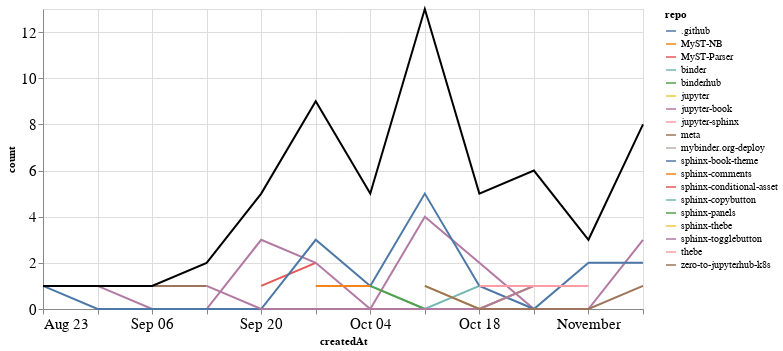

This figure's notebook cell:
### Markdown cell above
## PRs

### Code cell
prs_time = prs.groupby('repo').resample('W', on='createdAt').count()['author'].reset_index()
prs_time = prs_time.rename(columns={'author': 'count'})
prs_time_total = prs_time.groupby('createdAt').agg({"count": "sum"}).reset_index()

ch1 = alt.Chart(prs_time, width=600).mark_line().encode(
    x='createdAt',
    y='count',
    color='repo',
    tooltip="repo"
)

ch2 = alt.Chart(prs_time_total, width=600).mark_line(color="black").encode(
    x='createdAt',
    y='count',
)

ch1 + ch2

### Figure 1 — Vega-Lite specification as saved in the notebook (floating-point values rounded to 4 significant figures)
{"config": {"axisLeft": {"labelFontSize": 15}, "axisBottom": {"labelFontSize": 15}}, "layer": [{"data": {"name": "data-89dc1fb45dacf7591768d539ea96838a"}, "mark": "line", "encoding": {"color": {"type": "nominal", "field": "repo"}, "tooltip": {"type": "nominal", "field": "repo"}, "x": {"type": "temporal", "field": "createdAt"}, "y": {"type": "quantitative", "field": "count"}}, "width": 600}, {"data": {"name": "data-51c019a14f19d516aab618fbf90632ce"}, "mark": {"type": "line", "color": "black"}, "encoding": {"x": {"type": "temporal", "field": "createdAt"}, "y": {"type": "quantitative", "field": "count"}}, "width": 600}], "$schema": "https://vega.github.io/schema/vega-lite/v4.8.1.json", "datasets": {"data-89dc1fb45dacf7591768d539ea96838a": [{"repo": ".github", "createdAt": "2020-11-08T00:00:00", "count": 1}, {"repo": "MyST-NB", "createdAt": "2020-10-11T00:00:00", "count": 1}, {"repo": "MyST-Parser", "createdAt": "2020-09-20T00:00:00", "count": 1}, {"repo": "MyST-Parser", "createdAt": "2020-09-27T00:00:00", "count": 2}, {"repo": "binder", "createdAt": "2020-10-04T00:00:00", "count": 1}, {"repo": "binder", "createdAt": "2020-10-11T00:00:00", "count": 0}, {"repo": "binder", "createdAt": "2020-10-18T00:00:00", "count": 1}, {"repo": "binderhub", "createdAt": "2020-10-04T00:00:00", "count": 1}, {"repo": "jupyter", "createdAt": "2020-09-20T00:00:00", "count": 1}, {"repo": "jupyter-book", "createdAt": "2020-08-30T00:00:00", "count": 1}, {"repo": "jupyter-book", "createdAt": "2020-09-06T00:00:00", "count": 0}, {"repo": "jupyter-book", "createdAt": "2020-09-13T00:00:00", "count": 0}, {"repo": "jupyter-book", "createdAt": "2020-09-20T00:00:00", "count": 3}, {"repo": "jupyter-book", "createdAt": "2020-09-27T00:00:00", "count": 2}, {"repo": "jupyter-book", "createdAt": "2020-10-04T00:00:00", "count": 0}, {"repo": "jupyter-book", "createdAt": "2020-10-11T00:00:00", "count": 4}, {"repo": "jupyter-book", "createdAt": "2020-10-18T00:00:00", "count": 2}, {"repo": "jupyter-book", "createdAt": "2020-10-25T00:00:00", "count": 0}, {"repo": "jupyter-book", "createdAt": "2020-11-01T00:00:00", "count": 0}, {"repo": "jupyter-book", "createdAt": "2020-11-08T00:00:00", "count": 3}, {"repo": "jupyter-sphinx", "createdAt": "2020-09-27T00:00:00", "count": 1}, {"repo": "meta", "createdAt": "2020-09-06T00:00:00", "count": 1}, {"repo": "meta", "createdAt": "2020-09-13T00:00:00", "count": 1}, {"repo": "mybinder.org-deploy", "createdAt": "2020-10-11T00:00:00", "count": 1}, {"repo": "sphinx-book-theme", "createdAt": "2020-08-23T00:00:00", "count": 1}, {"repo": "sphinx-book-theme", "createdAt": "2020-08-30T00:00:00", "count": 0}, {"repo": "sphinx-book-theme", "createdAt": "2020-09-06T00:00:00", "count": 0}, {"repo": "sphinx-book-theme", "createdAt": "2020-09-13T00:00:00", "count": 0}, {"repo": "sphinx-book-theme", "createdAt": "2020-09-20T00:00:00", "count": 0}, {"repo": "sphinx-book-theme", "createdAt": "2020-09-27T00:00:00", "count": 3}, {"repo": "sphinx-book-theme", "createdAt": "2020-10-04T00:00:00", "count": 1}, {"repo": "sphinx-book-theme", "createdAt": "2020-10-11T00:00:00", "count": 5}, {"repo": "sphinx-book-theme", "createdAt": "2020-10-18T00:00:00", "count": 1}, {"repo": "sphinx-book-theme", "createdAt": "2020-10-25T00:00:00", "count": 0}, {"repo": "sphinx-book-theme", "createdAt": "2020-11-01T00:00:00", "count": 2}, {"repo": "sphinx-book-theme", "createdAt": "2020-11-08T00:00:00", "count": 2}, {"repo": "sphinx-comments", "createdAt": "2020-09-27T00:00:00", "count": 1}, {"repo": "sphinx-comments", "createdAt": "2020-10-04T00:00:00", "count": 1}, {"repo": "sphinx-conditional-asset", "createdAt": "2020-10-25T00:00:00", "count": 2}, {"repo": "sphinx-copybutton", "createdAt": "2020-11-08T00:00:00", "count": 1}, {"repo": "sphinx-panels", "createdAt": "2020-10-04T00:00:00", "count": 1}, {"repo": "sphinx-panels", "createdAt": "2020-10-11T00:00:00", "count": 0}, {"repo": "sphinx-panels", "createdAt": "2020-10-18T00:00:00", "count": 0}, {"repo": "sphinx-panels", "createdAt": "2020-10-25T00:00:00", "count": 1}, {"repo": "sphinx-thebe", "createdAt": "2020-10-11T00:00:00", "count": 1}, {"repo": "sphinx-thebe", "createdAt": "2020-10-18T00:00:00", "count": 0}, {"repo": "sphinx-thebe", "createdAt": "2020-10-25T00:00:00", "count": 1}, {"repo": "sphinx-togglebutton", "createdAt": "2020-09-13T00:00:00", "count": 1}, {"repo": "sphinx-togglebutton", "createdAt": "2020-09-20T00:00:00", "count": 0}, {"repo": "sphinx-togglebutton", "createdAt": "2020-09-27T00:00:00", "count": 0}, {"repo": "sphinx-togglebutton", "createdAt": "2020-10-04T00:00:00", "count": 0}, {"repo": "sphinx-togglebutton", "createdAt": "2020-10-11T00:00:00", "count": 0}, {"repo": "sphinx-togglebutton", "createdAt": "2020-10-18T00:00:00", "count": 0}, {"repo": "sphinx-togglebutton", "createdAt": "2020-10-25T00:00:00", "count": 1}, {"repo": "thebe", "createdAt": "2020-10-18T00:00:00", "count": 1}, {"repo": "thebe", "createdAt": "2020-10-25T00:00:00", "count": 1}, {"repo": "thebe", "createdAt": "2020-11-01T00:00:00", "count": 1}, {"repo": "zero-to-jupyterhub-k8s", "createdAt": "2020-10-11T00:00:00", "count": 1}, {"repo": "zero-to-jupyterhub-k8s", "createdAt": "2020-10-18T00:00:00", "count": 0}, {"repo": "zero-to-jupyterhub-k8s", "createdAt": "2020-10-25T00:00:00", "count": 0}, {"repo": "zero-to-jupyterhub-k8s", "createdAt": "2020-11-01T00:00:00", "count": 0}, {"repo": "zero-to-jupyterhub-k8s", "createdAt": "2020-11-08T00:00:00", "count": 1}], "data-51c019a14f19d516aab618fbf90632ce": [{"createdAt": "2020-08-23T00:00:00", "count": 1}, {"createdAt": "2020-08-30T00:00:00", "count": 1}, {"createdAt": "2020-09-06T00:00:00", "count": 1}, {"createdAt": "2020-09-13T00:00:00", "count": 2}, {"createdAt": "2020-09-20T00:00:00", "count": 5}, {"createdAt": "2020-09-27T00:00:00", "count": 9}, {"createdAt": "2020-10-04T00:00:00", "count": 5}, {"createdAt": "2020-10-11T00:00:00", "count": 13}, {"createdAt": "2020-10-18T00:00:00", "count": 5}, {"createdAt": "2020-10-25T00:00:00", "count": 6}, {"createdAt": "2020-11-01T00:00:00", "count": 3}, {"createdAt": "2020-11-08T00:00:00", "count": 8}]}}
